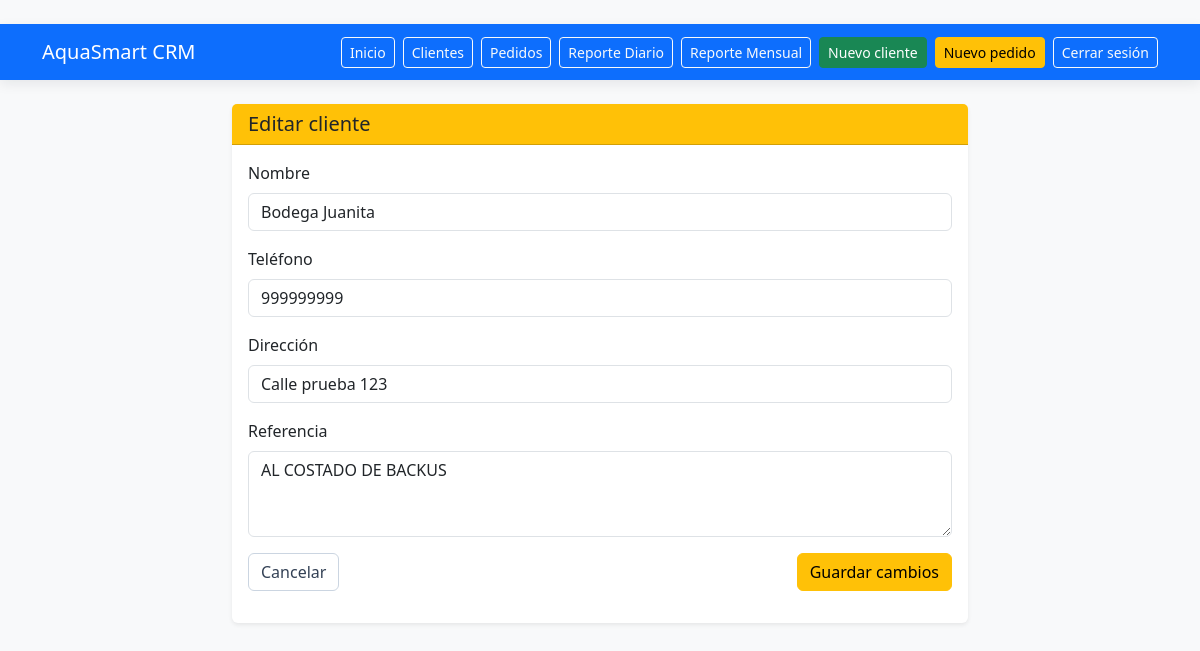
The page /cliente/26/editar/ (signed in) on the database its author committed.
### core/models.py (models this page shows, shortened)
class Cliente(models.Model):
    ESTADOS = [
        ('ACTIVO', 'Activo'),
        ('RIESGO', 'En riesgo'),
        ('ABANDONADO', 'Abandonado'),
        ('SIN_HISTORIAL', 'Sin historial'),
    ]
    nombre = models.CharField(max_length=100)
    telefono = models.CharField(max_length=20)
    direccion = models.CharField(max_length=255)
    referencia = models.CharField(max_length=255, blank=True, null=True)
    latitud = models.FloatField(blank=True, null=True)
    longitud = models.FloatField(blank=True, null=True)
    estado = models.CharField(
        max_length=20,
        choices=ESTADOS,
        default='SIN_HISTORIAL'
    )
    fecha_registro = models.DateTimeField(auto_now_add=True)
    activo = models.BooleanField(default=True)

### core/views.py (the view, shortened to what this page needs)
@login_required
@secretaria_required
def editar_cliente(request, cliente_id):
    cliente = get_object_or_404(
        Cliente,
        id=cliente_id
    )
    context = {
        'cliente': cliente
    }
    return render(
        request,
        'core/editar_cliente.html',
        context
    )

### core/auth_utils.py (called while the page is built)
def es_repartidor(user):
    return (
        user.is_authenticated
        and user.is_active
        and user.groups.filter(name='Repartidor').exists()
    )

def es_secretaria(user):
    return (
        user.is_authenticated
        and user.is_active
        and user.groups.filter(name='Secretaria').exists()
    )

def es_admin_o_superuser(user):
    return (
        user.is_authenticated
        and user.is_active
        and (
            user.is_superuser
            or user.groups.filter(name='Administrador').exists()
        )
    )

def es_jefe_repartidores(user):
    return (
        user.is_authenticated
        and user.is_active
        and user.groups.filter(name='JefeRepartidores').exists()
    )

def puede_ver_crm_operativo(user):
    return es_admin_o_superuser(user) or es_secretaria(user)

### core/context_processors.py (called while the page is built)
def permisos_menu(request):
    user = request.user
    if not user.is_authenticated:
        return {}
    return {
        'menu_es_admin': es_admin_o_superuser(user),
        'menu_es_jefe_repartidores': es_jefe_repartidores(user),
        'menu_es_repartidor': es_repartidor(user),
        'menu_es_secretaria': es_secretaria(user),
        'menu_puede_crm_operativo': (
            es_admin_o_superuser(user)
            or es_secretaria(user)
        ),
        'menu_puede_mi_reparto': (
            es_repartidor(user)
            or es_jefe_repartidores(user)
        ),
    }

### templates/core/editar_cliente.html (shortened to what this page needs)
{% extends 'base.html' %}
{% block content %}
<div class="row justify-content-center">
    <div class="col-md-8">
        <div class="card shadow-sm">
            <div class="card-header bg-warning">
                <h5 class="mb-0">
                    Editar cliente
                </h5>
            </div>
            <div class="card-body">
                <form method="POST">
                    <div class="mb-3">
                        <label class="form-label">
                            Nombre
                        </label>
                        <input type="text"
                               name="nombre"
                               class="form-control"
                               value="{{ cliente.nombre }}"
                               maxlength="100"
                               required>
                    </div>
                    <div class="mb-3">
                        <label class="form-label">
                            Teléfono
                        </label>
                        <input type="text"
                               name="telefono"
                               class="form-control"
                               value="{{ cliente.telefono }}"
                               minlength="6"
                               maxlength="20"
                               required>
                    </div>
                    <div class="mb-3">
                        <label class="form-label">
                            Dirección
                        </label>
                        <input type="text"
                               name="direccion"
                               class="form-control"
                               value="{{ cliente.direccion }}"
                               maxlength="255"
                               required>
                    </div>
                    <div class="mb-3">
                        <label class="form-label">
                            Referencia
                        </label>
                        <textarea name="referencia"
                                  class="form-control"
                                  maxlength="255"
                                  rows="3">{{ cliente.referencia }}</textarea>
                    </div>
                    <div class="form-actions d-flex justify-content-between flex-wrap gap-2">
                        <a href="{% url 'detalle_cliente' cliente.id %}"
                           class="btn btn-outline-secondary">
                            Cancelar
                        </a>
                        <button type="submit"
                                class="btn btn-warning">
                            Guardar cambios
                        </button>
                    </div>
                </form>
            </div>
        </div>
    </div>
</div>
{% endblock %}

### templates/base.html (style rules this page uses)
body { color: #1f2937; }
.card { border: 0; box-shadow: 0 0.35rem 1rem rgba(15, 23, 42, 0.08); }
.card-header { font-weight: 600; }
.btn-outline-secondary, .btn-outline-dark { border-color: #cbd5e1; color: #334155; }

### rows shown on the page
Cliente: nombre "Bodega Juanita", telefono "999999999", direccion "Calle prueba 123", referencia "AL COSTADO DE BACKUS"
